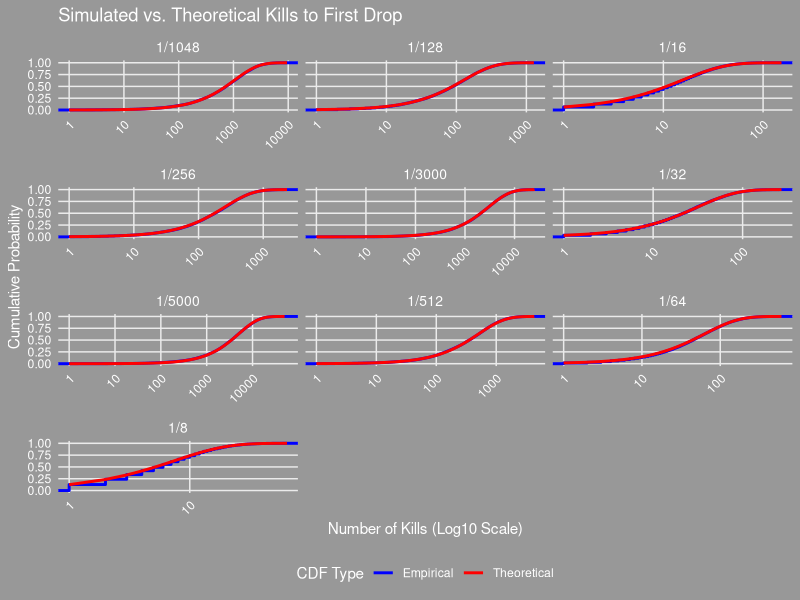
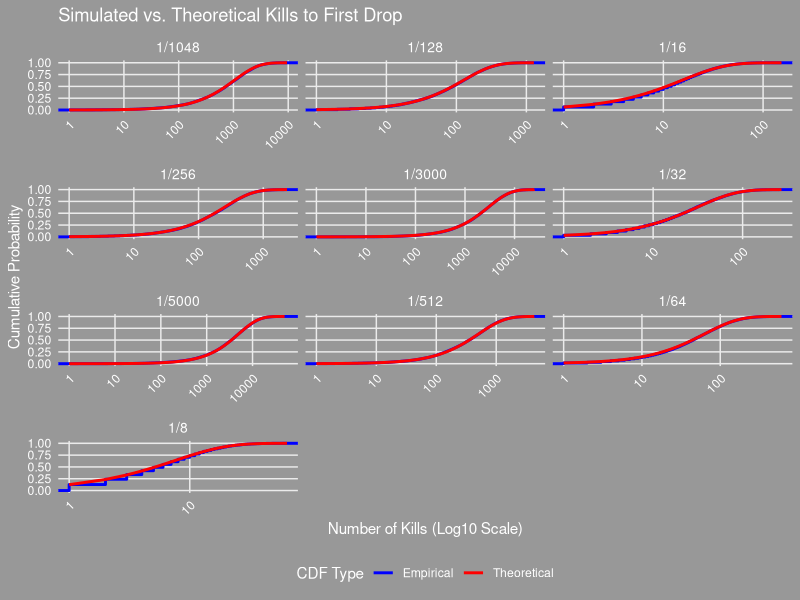

Recreate these plots in R, in order. (Note: this script raises an error after producing the figures.)
# OSRS Drop Rate Simulator
# This script simulates drop rates in Old School RuneScape (OSRS) to analyse:
# 1. Kills to first drop (geometric distribution)
# 2. Lucky streaks (drops in a 100-kill window)
# 3. Clustering of drops (inter-drop times)
# Outputs include statistical summaries and visualisations.
# Author: Joshua Culbert, March 2025

# 1. Setup and Parameters ------------------------------------------------------
library('ggplot2')

n_trials <- 10000          # Number of simulation trials 
n_kills <- 1000            # Number of kills per trial for first drop analysis
n_kills_clustering <- 5000 # Number of kills per trial for clustering analysis
window <- 100              # Window of kills for lucky streak analysis
drop_rates <- c(8, 16, 32, 64, 128, 256, 512, 1048, 3000, 5000) # 1/8 to 1/5000
probabilities <- 1 / drop_rates # Success probabilities
set.seed(123) # For reproducibility

# Create figures directory if not found
if (!dir.exists('figures')) {
  dir.create('figures')
}

# 2. Simulation Function -------------------------------------------------------
simulate_drops <- function(n_trials, n_kills, probs) {
  # Simulate binomial drops for given trials, kills, and probabilities
  # Args:
  #   n_trials: Number of trials
  #   n_kills: Number of kills per trial
  #   probs: Vector of success probabilities
  # Returns: 3D array of drops (trials x kills x probabilities)
  return(array(rbinom(n_trials * n_kills * length(probs),
                      size = 1,
                      prob = rep(probs, each = n_trials * n_kills)),
               dim = c(n_trials, n_kills, length(probs))))
}

# 3. Simulation of Kills to First Drop -----------------------------------------
# Simulate kills to first drop using geometric distribution
first_drops <- matrix(rgeom(n_trials * length(probabilities),
                            prob = rep(probabilities, each = n_trials)) + 1,
                            # Add 1 to account for 0-based indexing
                      nrow = n_trials)

# Convert to data frame for plotting
df_first_drops <- data.frame(
  kills = as.vector(first_drops), 
  prob = rep(paste('1/', drop_rates, sep = ''), each = n_trials)
)

# 4. Statistical Analysis ------------------------------------------------------
compute_stats <- function(data, probs, drop_rates) {
  # Compute simulated and theoretical statistics for geometric distribution
  # Args: 
  #   data: Matrix of kills to first drop (trials x drop rates)
  #   probs: Success probabilities
  #   drop_rates: Drop rates (1/probs)
  # Returns: Data frame with means, variances, IQRs, and outlier counts
  mean.sim <- apply(data, MARGIN = 2, FUN = mean)
  var.sim <- apply(data, MARGIN = 2, FUN = var)
  IQR.sim <- apply(first_drops, MARGIN = 2, FUN = IQR)
  outlier_thresh.sim <- sapply(1:length(probs), function(i) {
    quantile(data[, i], probs = 0.75) + 1.5 * IQR(data[, i])
  })
  outlier_count.sim <- sapply(1:length(probs), function(i) {
    sum(data[, i] > outlier_thresh.sim[i])
  })
  IQR.theoretical <- qgeom(p = 0.75, prob = probs) - 
                     qgeom(p = 0.25, prob = probs)
  outlier_thresh.theoretical <- qgeom(p = 0.75, prob = probs) +
                                1.5 * IQR.theoretical
  return(data.frame(
    prob = paste('1/', drop_rates, sep = ''),
    simulated_mean = round(mean.sim, 2),
    theoretical_mean = drop_rates,
    simulated_variance = round(var.sim, 2),
    theoretical_variance = (1 - probs) / probs^2,
    simulated_IQR = round(IQR.sim, 2),
    theoretical_IQR = IQR.theoretical,
    simulated_outlier_threshold = round(outlier_thresh.sim),
    theoretical_outlier_threshold = round(outlier_thresh.theoretical),
    simulated_outliers = outlier_count.sim,
    theoretical_outliers = round((1 - pgeom(q = outlier_thresh.theoretical, 
                                            prob = probs)) * nrow(data))
  ))
}

# Compute and output statistics
df_stats <- compute_stats(first_drops, probabilities, drop_rates)
cat('\nStatistical Summary of Kills to First Drop:\n')
print(df_stats)

# 5. CDF Visualisation ---------------------------------------------------------
# Theoretical geometric density with capped range
df_theoretical <- data.frame()
for (i in 1:length(probabilities)) {
  max_k <- min(max(first_drops[, i]), 10 / probabilities[i])  # Cap at 10 / p
  k <- 1:max_k
  dens <- dgeom(k - 1, prob = probabilities[i])  # Geometric density
  cum_dens <- pgeom(k - 1, prob = probabilities[i]) # Geometric CDF
  temp <- data.frame(
    kills = k, 
    density = dens, 
    cum_density = cum_dens,
    prob = paste('1/', drop_rates[i], sep = '')
  )
  df_theoretical <- rbind(df_theoretical, temp)
}

# Breaks list for log10 x-axis
breaks_list <- setNames(
  lapply(1 / probabilities, function(mean_kills) {
    max_k <- min(max(first_drops[, which(1 / probabilities == mean_kills)]),
                 10 * mean_kills)
    round(10^seq(0, log10(max_k), length.out = 5))
  }),
  paste('1/', drop_rates, sep = '')
)

# Plot empirical CDF vs. theoretical CDF
p_cdf <- ggplot() +
  stat_ecdf(
    data = df_first_drops,
    aes(x = kills, colour = 'Empirical'),
    linewidth = 1
  ) +
  geom_line(
    data = df_theoretical,
    aes(x = kills, y = cum_density, colour = 'Theoretical'),
    linewidth = 1
  ) +
  facet_wrap(~ prob, scales = 'free_x', ncol = 3) +
  scale_x_log10(
    breaks = function(x) {
      prob_label <- unique(
        df_theoretical$prob[df_theoretical$kills >= min(x) &
                            df_theoretical$kills <= max(x)]
      )
      if (length(prob_label) != 1 || !prob_label %in% names(breaks_list)) {
        return(c(1, 10, 100, 1000, 10000))
      }
      breaks_list[[prob_label]]
    }
  ) +
  scale_colour_manual(
    name = 'CDF Type',
    values = c('Empirical' = 'blue', 'Theoretical' = 'red')
  ) +
  coord_cartesian(xlim = c(1, NA)) +
  labs(
    title = 'Simulated vs. Theoretical Kills to First Drop',
    x = 'Number of Kills (Log10 Scale)',
    y = 'Cumulative Probability'
  ) +
  theme_minimal() +
  theme(
    strip.text = element_text(size = 10, colour = "white"), 
    panel.grid.minor = element_blank(),
    axis.text.x = element_text(angle = 45, hjust = 1, colour = "white"),
    axis.text.y  = element_text(colour = "white"),
    axis.title = element_text(colour = "white"),
    plot.title = element_text(colour = "white"),
    legend.text = element_text(colour = "white"),
    legend.title = element_text(colour = "white"),
    legend.position = 'bottom',
    plot.background = element_rect(fill = "#33333380", colour = NA),
    panel.background = element_rect(fill = "transparent", colour = NA)
  )

# Save and display the CDF plot
ggsave('figures/drop_rate_cdf_plot.png', p_cdf, 
       width = 12, height = 8, dpi = 300, bg = "#33333380")
print(p_cdf)

# 6. Lucky Streaks Analysis ----------------------------------------------------
# Simulate drops for streak analysis
drops <- simulate_drops(n_trials, n_kills, probabilities)

# Compute streak counts (drops in a 100-kill window)
streak_counts <- apply(drops[, 1:window, ], c(1, 3), sum)

# Calculate probabilities of 2+ drops
empirical_probs <- colMeans(streak_counts >= 2)
theoretical_probs <- 1 - ppois(q = 1, lambda = window * probabilities)

# Create summary table for streak probabilities
df_streak_probs <- data.frame(
  prob = paste('1/', drop_rates, sep = ''),
  empirical_prob_2plus = round(empirical_probs, 4),
  theoretical_prob_2plus = round(theoretical_probs, 4)
)
cat('\nProbability of 2+ Drops in a 100-Kill Window:\n')
print(df_streak_probs)

# Create data frame for plotting
df_streaks <- data.frame(
  streaks = as.vector(streak_counts),
  prob = rep(paste('1/', drop_rates, sep = ''), each = n_trials)
)

# Plot distribution of drops in a 100-kill window
p_streaks <- ggplot(df_streaks, aes(x = streaks)) +
  geom_histogram(
    aes(y = after_stat(density), fill = 'Empirical'),
    bins = 20,  # Increase bins for better resolution
    alpha = 0.5
  ) +
  geom_vline(
    aes(xintercept = 2, colour = 'Streak Threshold'),
    linetype = 'dashed',
    linewidth = 1
  ) +
  facet_wrap(~ prob, scales = 'free_y', ncol = 3) +
  scale_fill_manual(
    name = NULL,
    values = c('Empirical' = 'blue')
  ) +
  scale_colour_manual(
    name = NULL,
    values = c('Streak Threshold' = 'red')
  ) +
  guides(
    fill = guide_legend(title = 'Legend'),
    colour = guide_legend(title = NULL)
  ) +
  labs(
    title = 'Distribution of Drops in 100 Kills',
    x = 'Number of Drops',
    y = 'Density'
  ) +
  theme_minimal() +
  theme(
    strip.text = element_text(size = 10, colour = "white"), 
    panel.grid.minor = element_blank(),
    axis.text.x = element_text(angle = 45, hjust = 1, colour = "white"),
    axis.text.y  = element_text(colour = "white"),
    axis.title = element_text(colour = "white"),
    plot.title = element_text(colour = "white"),
    legend.text = element_text(colour = "white"),
    legend.title = element_text(colour = "white"),
    legend.position = 'bottom',
    plot.background = element_rect(fill = "#33333380", colour = NA),
    panel.background = element_rect(fill = "transparent", colour = NA)
  )

# Save and display the streaks plot
ggsave('figures/lucky_streaks_plot.png', p_streaks, 
       width = 12, height = 8, dpi = 300, bg = "#33333380")
print(p_streaks)

# 7. Clustering Analysis -------------------------------------------------------
# Simulate drop times for clustering analysis
drop_times <- simulate_drops(n_trials, n_kills_clustering, probabilities)

# Compute inter-drop times and KS tests
# Note: Small jitter (uniform, 0-1) is added to inter-drop times to break ties
# for the KS test, which assumes continuous data. Warnings are suppressed as
# they do not affect conclusions (see README for details).
ks_pvalues <- numeric(length(probabilities))
inter_times_list <- vector('list', length(probabilities))
for (i in 1:length(probabilities)) {
  # Get indices of drops across all trials
  drops <- which(drop_times[, , i] == 1, arr.ind = TRUE)
  if (nrow(drops) > 1) {
    # Sort by trial and then by kill index
    drops <- drops[order(drops[, 1], drops[, 2]), ]
    # Compute inter-drop times
    inter_times <- diff(drops[, 2])
    # Identify trial boundaries (where trial number changes)
    trial_changes <- which(diff(drops[, 1]) != 0)
    # Keep only inter-drop times within the same trial
    valid_indices <- setdiff(seq_along(inter_times), trial_changes)
    inter_times <- inter_times[valid_indices]
    # Apply jitter to break ties
    if (length(inter_times) > 0) {
      inter_times_list[[i]] <- inter_times + runif(length(inter_times), 0, 1)
      # KS test for exponential distribution, suppress warnings
      ks_result <- suppressWarnings(
        ks.test(inter_times_list[[i]], 'pexp', rate = probabilities[i])
      )
      ks_pvalues[i] <- ks_result$p.value
    } else {
      inter_times_list[[i]] <- numeric(0)
      ks_pvalues[i] <- NA
    }
  } else {
    inter_times_list[[i]] <- numeric(0)
    ks_pvalues[i] <- NA
  }
}

# Compute dispersion indices
dispersion_indices <- numeric(length(probabilities))
for (i in 1:length(probabilities)) {
  drop_counts <- colSums(matrix(drop_times[1, , i], nrow = window))
  dispersion_indices[i] <- var(drop_counts) / mean(drop_counts)
}

# Create data frame for inter-drop times plotting
df_inter_times <- data.frame(
  times = unlist(lapply(inter_times_list,
                        function(x) if (length(x) == 0) NA else x)),
  prob = rep(paste('1/', drop_rates, sep = ''),
             times = lengths(inter_times_list))
)
df_inter_times <- df_inter_times[!is.na(df_inter_times$prob), ]

# Plot inter-drop times
p_inter_times <- ggplot(df_inter_times, aes(x = times)) +
  geom_histogram(
    aes(y = after_stat(density), fill = 'Empirical'),
    bins = 30,
    alpha = 0.5
  ) +
  facet_wrap(~ prob, scales = 'free', ncol = 3)

# Add theoretical exponential curves for each drop rate
for (i in seq_along(drop_rates)) {
  max_x <- max(df_inter_times$times[df_inter_times$prob == 
                                      paste('1/', drop_rates[i], sep = '')], 
               na.rm = TRUE)
  p_inter_times <- p_inter_times +
    stat_function(
      data = data.frame(
        prob = paste('1/', drop_rates[i], sep = '')
      ),
      aes(colour = 'Theoretical'),  # Map colour for legend
      fun = dexp,
      args = list(rate = probabilities[i]),
      xlim = c(0, max_x),
      linewidth = 1,
      inherit.aes = FALSE
    )
}

p_inter_times <- p_inter_times +
  scale_fill_manual(
    name = 'Legend',
    values = c('Empirical' = 'blue', 'Theoretical' = 'red')
  ) +
  scale_colour_manual(
    name = 'Legend',
    values = c('Empirical' = 'blue', 'Theoretical' = 'red')
  ) +
  guides(
    fill = guide_legend(title = 'Legend'),
    colour = guide_legend(title = NULL, override.aes = list(fill = NA))
  ) +
  labs(
    title = 'Inter-Drop Times vs. Exponential Distribution',
    x = 'Kills Between Drops',
    y = 'Density'
  ) +
  theme_minimal() +
  theme(
    strip.text = element_text(size = 10, colour = "white"), 
    panel.grid.minor = element_blank(),
    axis.text.x = element_text(angle = 45, hjust = 1, colour = "white"),
    axis.text.y  = element_text(colour = "white"),
    axis.title = element_text(colour = "white"),
    plot.title = element_text(colour = "white"),
    legend.text = element_text(colour = "white"),
    legend.title = element_text(colour = "white"),
    legend.position = 'bottom',
    plot.background = element_rect(fill = "#33333380", colour = NA),
    panel.background = element_rect(fill = "transparent", colour = NA)
  )

# Save and display the inter-drop times plot
ggsave('figures/inter_drop_times_plot.png', p_inter_times, 
       width = 12, height = 8, dpi = 300, bg = "#33333380")
print(p_inter_times)

# Output clustering results
df_clustering <- data.frame(
  prob = paste('1/', drop_rates, sep = ''),
  ks_pvalue = sapply(ks_pvalues, function(x)
                                 if (is.na(x) || x < 0.01) "< 0.01" 
                                 else round(x, 2)),
  dispersion_index = round(dispersion_indices, 2)
)
cat('\nClustering Analysis Results:')
print(df_clustering)